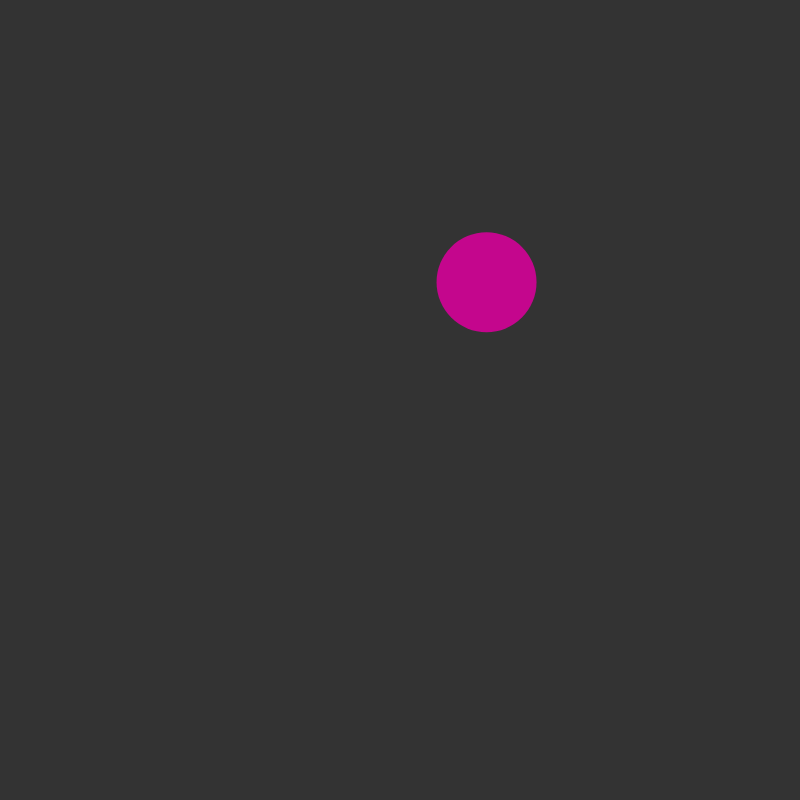
Frame 1 (no input)
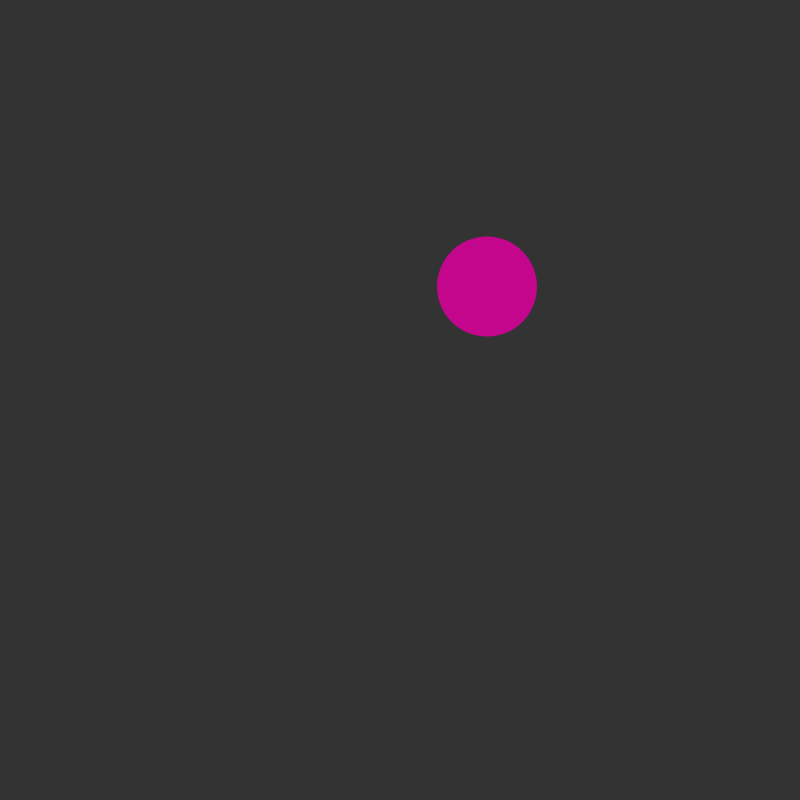
Frame 60 (no input)
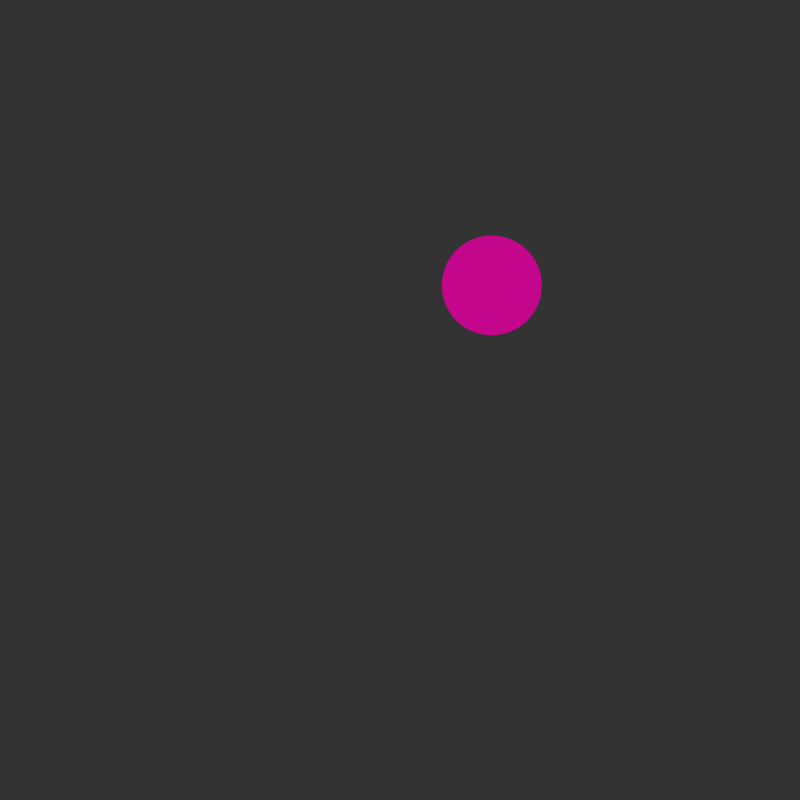
Frame 120 (the mouse pressed at the canvas centre since frame 60)

The p5.js sketch that drew these frames (run headless with seeded random() and noise() and a simulated clock; from frame 60 on, the mouse is pressed at the canvas centre):

// p5.js sketch
// ── sketch.js
let width = 800;
let height = 800;

let cells = [];

function setup(){
    createCanvas(width,height);
    cells.push(new Cell());

}


function draw(){
    background(51);
    for(cell of cells){
        cell.move();
        cell.show();
    }
}

function mousePressed(){
    for(let i = cells.length - 1; i >= 0; i--){
        if(cells[i].clicked(mouseX,mouseY)){
            cells.push(cells[i].mitosis());
            cells.push(cells[i].mitosis());
            cells.splice(i,1);
        }
    }
}
// ── cell.js
class Cell {
    constructor(p, r, c) {
        this.p = p ? p.copy() : createVector(random(width/4,3 * width / 4), random(height/4,3 * height / 4));
        this.r = r || 100;
        this.c = c || color(random(100, 255), 0, random(100, 255), random(100,255));
    }

    move() {
        let v = p5.Vector.random2D();
        this.p.add(v);
    }

    show() {
        fill(this.c);
        noStroke();
        ellipse(this.p.x, this.p.y, this.r, this.r);
    }

    clicked(x, y) {
        let d = dist(this.p.x, this.p.y, x, y);
        if (d < this.r) {
            return true;
        } else {
            return false;
        }
    }

    mitosis(){
        let a = Math.random() * Math.PI * 2;
        let newP = createVector(Math.cos(a)*this.r/2, Math.sin(a)*this.r/2);
        let cell = new Cell(newP.add(this.p), this.r*0.9, this.c);
        return  cell;
    }
}
